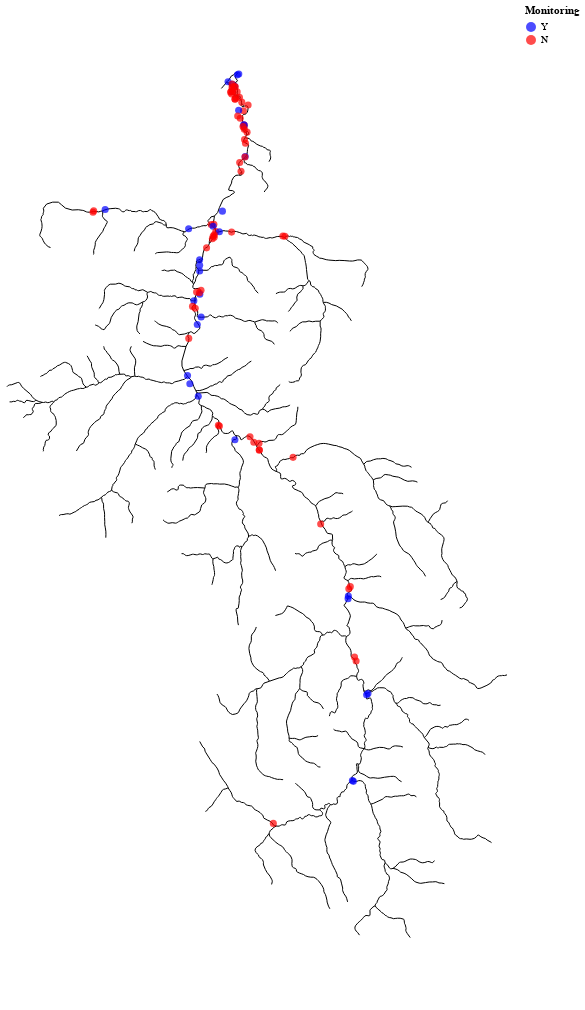

The notebook cell this image was saved under:
### Code cell
#Map active sites
streams_chart = alt.Chart(elwha_streams).mark_geoshape(
    stroke = 'black', fill = 'none'
).project(
    type='mercator'
)

sites_chart = alt.Chart(site_names).mark_circle(size = 50).encode(
    longitude='LONG:Q',
    latitude='LAT:Q',
    color = alt.Color('Monitoring:N', scale = alt.Scale(domain = ['Y', 'N'], range = ['blue', 'red'])),
    tooltip = alt.Tooltip('Temp_Alias:N')
).project(
    "mercator"
).properties(
    width = 500,
    height= 1000
)

alt.layer(streams_chart, sites_chart)

### Figure 1 — Vega-Lite specification as saved in the notebook (floating-point values rounded to 4 significant figures; data arrays with more than 128 entries replaced by an {"elided": "..."} marker saying what was removed)
{"config": {"view": {"continuousWidth": 300, "continuousHeight": 300}}, "layer": [{"data": {"name": "data-ff0229295f6624896aa3c32843283560"}, "mark": {"type": "geoshape", "fill": "none", "stroke": "black"}, "projection": {"type": "mercator"}}, {"data": {"name": "data-0dab8fc59f76ff592dad436812087c05"}, "mark": {"type": "circle", "size": 50}, "encoding": {"color": {"field": "Monitoring", "scale": {"domain": ["Y", "N"], "range": ["blue", "red"]}, "type": "nominal"}, "latitude": {"field": "LAT", "type": "quantitative"}, "longitude": {"field": "LONG", "type": "quantitative"}, "tooltip": {"field": "Temp_Alias", "type": "nominal"}}, "projection": {"type": "mercator"}}], "height": 1000, "width": 500, "$schema": "https://vega.github.io/schema/vega-lite/v5.8.0.json", "datasets": {"data-ff0229295f6624896aa3c32843283560": {"elided": "291 records"}, "data-0dab8fc59f76ff592dad436812087c05": [{"SITE_NO": 91, "Temp_Alias": "ES01", "FOODWEB_SITE_ID": null, "Monitoring": "Y", "LAT": 48.15, "LONG": -123.6, "RKM": 0.0, "ELEVATION": null, "DRAIN_AREA": null, "SECTION": "Estuary", "HABITAT": null, "AUX_BANK": null, "AUX_RKM": null, "NAME": "NDE1", "NOTES": null, "ALT_NAME": null}, {"SITE_NO": 92, "Temp_Alias": "ES02", "FOODWEB_SITE_ID": null, "Monitoring": "Y", "LAT": 48.15, "LONG": -123.6, "RKM": 0.0, "ELEVATION": null, "DRAIN_AREA": null, "SECTION": "Estuary", "HABITAT": null, "AUX_BANK": null, "AUX_RKM": null, "NAME": "NDE2", "NOTES": null, "ALT_NAME": null}, {"SITE_NO": 93, "Temp_Alias": "ES03", "FOODWEB_SITE_ID": null, "Monitoring": "Y", "LAT": 48.15, "LONG": -123.6, "RKM": 0.0, "ELEVATION": null, "DRAIN_AREA": null, "SECTION": "Estuary", "HABITAT": null, "AUX_BANK": null, "AUX_RKM": null, "NAME": "WESC", "NOTES": null, "ALT_NAME": null}, {"SITE_NO": 90, "Temp_Alias": "MS00", "FOODWEB_SITE_ID": "ELMSEJ", "Monitoring": "Y", "LAT": 48.12, "LONG": -123.6, "RKM": 0.0, "ELEVATION": null, "DRAIN_AREA": null, "SECTION": "Lower River", "HABITAT": "MS", "AUX_BANK": null, "AUX_RKM": null, "NAME": "MS @ ELJ", "NOTES": null, "ALT_NAME": null}, {"SITE_NO": 81, "Temp_Alias": "MS01", "FOODWEB_SITE_ID": "ELMSNM", "Monitoring": "Y", "LAT": 48.14, "LONG": -123.6, "RKM": 0.48, "ELEVATION": 1.24, "DRAIN_AREA": 835.2, "SECTION": "Lower River", "HABITAT": "MS", "AUX_BANK": null, "AUX_RKM": null, "NAME": "Mouth", "NOTES": "Daily only", "ALT_NAME": "End of Lower Hatchery Road"}, {"SITE_NO": 62, "Temp_Alias": "FP01", "FOODWEB_SITE_ID": "ELSC08", "Monitoring": "Y", "LAT": 48.14, "LONG": -123.6, "RKM": 0.5, "ELEVATION": 1.24, "DRAIN_AREA": 835.2, "SECTION": "Lower River", "HABITAT": "SC", "AUX_BANK": "Right", "AUX_RKM": 0.1, "NAME": "SC 8", "NOTES": null, "ALT_NAME": null}, {"SITE_NO": 27, "Temp_Alias": "MS02", "FOODWEB_SITE_ID": "ELMSNM", "Monitoring": "N", "LAT": 48.14, "LONG": -123.6, "RKM": 0.6, "ELEVATION": 1.24, "DRAIN_AREA": 835.2, "SECTION": "Lower River", "HABITAT": "MS", "AUX_BANK": null, "AUX_RKM": null, "NAME": "Habitat unit 61", "NOTES": null, "ALT_NAME": null}, {"SITE_NO": 59, "Temp_Alias": "FP02", "FOODWEB_SITE_ID": "ELSC07", "Monitoring": "N", "LAT": 48.14, "LONG": -123.6, "RKM": 0.6, "ELEVATION": 0.25, "DRAIN_AREA": 835.2, "SECTION": "Lower River", "HABITAT": "SC", "AUX_BANK": null, "AUX_RKM": null, "NAME": "SC 7", "NOTES": null, "ALT_NAME": "ELSC6, ELSC8"}, {"SITE_NO": 60, "Temp_Alias": "FP03", "FOODWEB_SITE_ID": "ELSC07", "Monitoring": "N", "LAT": 48.14, "LONG": -123.6, "RKM": 0.8, "ELEVATION": 1.24, "DRAIN_AREA": 835.2, "SECTION": "Lower River", "HABITAT": "SC", "AUX_BANK": "Right", "AUX_RKM": 0.1, "NAME": "SC 7 Bottom", "NOTES": null, "ALT_NAME": null}, {"SITE_NO": 63, "Temp_Alias": "FP04", "FOODWEB_SITE_ID": "ELSC08", "Monitoring": "N", "LAT": 48.14, "LONG": -123.6, "RKM": 0.8, "ELEVATION": 1.24, "DRAIN_AREA": 835.2, "SECTION": "Lower River", "HABITAT": "SC", "AUX_BANK": null, "AUX_RKM": null, "NAME": "SC 8 Bottom", "NOTES": null, "ALT_NAME": null}, {"SITE_NO": 16, "Temp_Alias": "MS03", "FOODWEB_SITE_ID": "ELMSNM", "Monitoring": "N", "LAT": 48.14, "LONG": -123.6, "RKM": 1.0, "ELEVATION": 1.24, "DRAIN_AREA": 835.2, "SECTION": "Lower River", "HABITAT": "MS", "AUX_BANK": null, "AUX_RKM": null, "NAME": "Channel below Jetty", "NOTES": null, "ALT_NAME": null}, {"SITE_NO": 13, "Temp_Alias": "FP05", "FOODWEB_SITE_ID": "ELSCBC", "Monitoring": "N", "LAT": 48.14, "LONG": -123.6, "RKM": 1.2, "ELEVATION": 0.25, "DRAIN_AREA": 835.2, "SECTION": "Lower River", "HABITAT": "SC", "AUX_BANK": null, "AUX_RKM": null, "NAME": "Boston Charlie", "NOTES": null, "ALT_NAME": null}, {"SITE_NO": 57, "Temp_Alias": "FP06", "FOODWEB_SITE_ID": "ELSC06", "Monitoring": "N", "LAT": 48.14, "LONG": -123.6, "RKM": 1.2, "ELEVATION": 0.25, "DRAIN_AREA": 835.2, "SECTION": "Lower River", "HABITAT": "SC", "AUX_BANK": null, "AUX_RKM": null, "NAME": "SC 6 Bottom", "NOTES": null, "ALT_NAME": null}, {"SITE_NO": 12, "Temp_Alias": "MS04", "FOODWEB_SITE_ID": "ELMSNM", "Monitoring": "N", "LAT": 48.14, "LONG": -123.6, "RKM": 1.28, "ELEVATION": 0.25, "DRAIN_AREA": 835.2, "SECTION": "Lower River", "HABITAT": "MS", "AUX_BANK": null, "AUX_RKM": null, "NAME": "Bluffs", "NOTES": null, "ALT_NAME": "Top of Bluffs"}, {"SITE_NO": 64, "Temp_Alias": "FP07", "FOODWEB_SITE_ID": "ELSC08", "Monitoring": "N", "LAT": 48.14, "LONG": -123.6, "RKM": 1.3, "ELEVATION": 0.25, "DRAIN_AREA": 835.2, "SECTION": "Lower River", "HABITAT": "SC", "AUX_BANK": "Right", "AUX_RKM": 0.4, "NAME": "SC 8 Top", "NOTES": null, "ALT_NAME": null}, {"SITE_NO": 55, "Temp_Alias": "FP08", "FOODWEB_SITE_ID": "ELSCBC", "Monitoring": "N", "LAT": 48.14, "LONG": -123.6, "RKM": 1.4, "ELEVATION": 0.25, "DRAIN_AREA": 835.2, "SECTION": "Lower River", "HABITAT": "SC", "AUX_BANK": "Left", "AUX_RKM": 0.0, "NAME": "SC 4 Bottom", "NOTES": null, "ALT_NAME": null}, {"SITE_NO": 6, "Temp_Alias": "MS05", "FOODWEB_SITE_ID": null, "Monitoring": "N", "LAT": 48.13, "LONG": -123.6, "RKM": 1.6, "ELEVATION": -0.24, "DRAIN_AREA": 830.4, "SECTION": "Lower River", "HABITAT": "MS", "AUX_BANK": null, "AUX_RKM": null, "NAME": "Bachelors Meander", "NOTES": null, "ALT_NAME": null}, {"SITE_NO": 10, "Temp_Alias": "MS06", "FOODWEB_SITE_ID": null, "Monitoring": "N", "LAT": 48.14, "LONG": -123.6, "RKM": 1.6, "ELEVATION": 0.25, "DRAIN_AREA": 835.2, "SECTION": "Lower River", "HABITAT": "MS", "AUX_BANK": null, "AUX_RKM": null, "NAME": "Below LEKT Hatchery Infiltration Gallery", "NOTES": null, "ALT_NAME": null}, {"SITE_NO": 26, "Temp_Alias": "MS07", "FOODWEB_SITE_ID": null, "Monitoring": "N", "LAT": 48.13, "LONG": -123.6, "RKM": 1.6, "ELEVATION": -0.24, "DRAIN_AREA": 830.4, "SECTION": "Lower River", "HABITAT": "MS", "AUX_BANK": null, "AUX_RKM": null, "NAME": "Habitat unit 46", "NOTES": null, "ALT_NAME": null}, {"SITE_NO": 32, "Temp_Alias": "FP09", "FOODWEB_SITE_ID": "ELSCEC", "Monitoring": "N", "LAT": 48.14, "LONG": -123.6, "RKM": 1.76, "ELEVATION": 0.25, "DRAIN_AREA": 835.2, "SECTION": "Lower River", "HABITAT": "SC", "AUX_BANK": null, "AUX_RKM": null, "NAME": "Hunt Road Channel", "NOTES": null, "ALT_NAME": "Electricians channel"}, {"SITE_NO": 44, "Temp_Alias": "MS08", "FOODWEB_SITE_ID": null, "Monitoring": "N", "LAT": 48.14, "LONG": -123.6, "RKM": 1.76, "ELEVATION": 0.25, "DRAIN_AREA": 835.2, "SECTION": "Lower River", "HABITAT": "MS", "AUX_BANK": null, "AUX_RKM": null, "NAME": "Lower Hunts Rd", "NOTES": null, "ALT_NAME": null}, {"SITE_NO": 58, "Temp_Alias": "FP10", "FOODWEB_SITE_ID": "ELSC06", "Monitoring": "N", "LAT": 48.14, "LONG": -123.6, "RKM": 2.08, "ELEVATION": 0.25, "DRAIN_AREA": 835.2, "SECTION": "Lower River", "HABITAT": "SC", "AUX_BANK": "Right", "AUX_RKM": 0.3, "NAME": "SC 6 Top", "NOTES": null, "ALT_NAME": "SC6Top"}, {"SITE_NO": 56, "Temp_Alias": "FP11", "FOODWEB_SITE_ID": "ELSC05", "Monitoring": "N", "LAT": 48.13, "LONG": -123.6, "RKM": 2.5, "ELEVATION": 2.31, "DRAIN_AREA": 830.4, "SECTION": "Lower River", "HABITAT": "SC", "AUX_BANK": "Right", "AUX_RKM": 0.1, "NAME": "SC 5", "NOTES": null, "ALT_NAME": null}, {"SITE_NO": 68, "Temp_Alias": "MS09", "FOODWEB_SITE_ID": "ELMSHR", "Monitoring": "Y", "LAT": 48.13, "LONG": -123.6, "RKM": 2.5, "ELEVATION": -0.24, "DRAIN_AREA": 830.4, "SECTION": "Lower River", "HABITAT": "MS", "AUX_BANK": null, "AUX_RKM": null, "NAME": "Upper Hunts Road", "NOTES": null, "ALT_NAME": "Upper Hunt's Road"}, {"SITE_NO": 3, "Temp_Alias": "MS10", "FOODWEB_SITE_ID": "EMMSEJ", "Monitoring": "N", "LAT": 48.13, "LONG": -123.6, "RKM": 3.0, "ELEVATION": 2.31, "DRAIN_AREA": 830.4, "SECTION": "Lower River", "HABITAT": "MS", "AUX_BANK": null, "AUX_RKM": null, "NAME": "Above old mainstem & Hunts Rd", "NOTES": null, "ALT_NAME": null}, {"SITE_NO": 66, "Temp_Alias": "MS11", "FOODWEB_SITE_ID": "EMMSEJ", "Monitoring": "N", "LAT": 48.13, "LONG": -123.6, "RKM": 3.2, "ELEVATION": 2.31, "DRAIN_AREA": 830.4, "SECTION": "Lower River", "HABITAT": "MS", "AUX_BANK": null, "AUX_RKM": null, "NAME": "Spruce Hole", "NOTES": null, "ALT_NAME": "Habitat unit 28"}, {"SITE_NO": 17, "Temp_Alias": "FP12", "FOODWEB_SITE_ID": "ELSC01", "Monitoring": "N", "LAT": 48.12, "LONG": -123.6, "RKM": 3.84, "ELEVATION": 10.28, "DRAIN_AREA": 826.9, "SECTION": "Lower River", "HABITAT": "SC", "AUX_BANK": "Left", "AUX_RKM": 0.0, "NAME": "SC1 Bottom", "NOTES": null, "ALT_NAME": null}, {"SITE_NO": 25, "Temp_Alias": "MS12", "FOODWEB_SITE_ID": "EMMSFH", "Monitoring": "N", "LAT": 48.12, "LONG": -123.6, "RKM": 3.9, "ELEVATION": 10.28, "DRAIN_AREA": 826.9, "SECTION": "Lower River", "HABITAT": "MS", "AUX_BANK": null, "AUX_RKM": null, "NAME": "Habitat unit 13", "NOTES": null, "ALT_NAME": null}, {"SITE_NO": 50, "Temp_Alias": "FP13", "FOODWEB_SITE_ID": "ELSC01", "Monitoring": "N", "LAT": 48.12, "LONG": -123.6, "RKM": 4.0, "ELEVATION": 10.28, "DRAIN_AREA": 826.9, "SECTION": "Lower River", "HABITAT": "SC", "AUX_BANK": null, "AUX_RKM": null, "NAME": "SC 1", "NOTES": null, "ALT_NAME": null}, {"SITE_NO": 54, "Temp_Alias": "FP14", "FOODWEB_SITE_ID": "ELSC03", "Monitoring": "Y", "LAT": 48.12, "LONG": -123.6, "RKM": 4.0, "ELEVATION": 10.28, "DRAIN_AREA": 826.9, "SECTION": "Lower River", "HABITAT": "SC", "AUX_BANK": null, "AUX_RKM": null, "NAME": "SC 3", "NOTES": null, "ALT_NAME": null}, {"SITE_NO": 65, "Temp_Alias": "MS13", "FOODWEB_SITE_ID": "EMMSFH", "Monitoring": "N", "LAT": 48.12, "LONG": -123.6, "RKM": 4.32, "ELEVATION": 10.28, "DRAIN_AREA": 826.9, "SECTION": "Lower River", "HABITAT": "MS", "AUX_BANK": null, "AUX_RKM": null, "NAME": "Sissons", "NOTES": null, "ALT_NAME": null}, {"SITE_NO": 11, "Temp_Alias": "MS14", "FOODWEB_SITE_ID": "EMMSFH", "Monitoring": "N", "LAT": 48.12, "LONG": -123.6, "RKM": 4.5, "ELEVATION": 10.28, "DRAIN_AREA": 826.9, "SECTION": "Lower River", "HABITAT": "MS", "AUX_BANK": null, "AUX_RKM": null, "NAME": "Below WDFW Hatchery Outfall", "NOTES": null, "ALT_NAME": null}, {"SITE_NO": 8, "Temp_Alias": "MS15", "FOODWEB_SITE_ID": "EMMSFW", "Monitoring": "N", "LAT": 48.11, "LONG": -123.6, "RKM": 5.0, "ELEVATION": 17.89, "DRAIN_AREA": 823.8, "SECTION": "Lower River", "HABITAT": "MS", "AUX_BANK": null, "AUX_RKM": null, "NAME": "Below Elwha River Road Bridge", "NOTES": null, "ALT_NAME": null}, {"SITE_NO": 4, "Temp_Alias": "MS16", "FOODWEB_SITE_ID": "EMMSFW", "Monitoring": "N", "LAT": 48.11, "LONG": -123.6, "RKM": 5.12, "ELEVATION": 17.89, "DRAIN_AREA": 823.8, "SECTION": "Lower River", "HABITAT": "MS", "AUX_BANK": null, "AUX_RKM": null, "NAME": "Above water diversion", "NOTES": null, "ALT_NAME": "Diversion, Above Industrial Water Diversion"}, {"SITE_NO": 61, "Temp_Alias": "FP15", "FOODWEB_SITE_ID": "ELSC71", "Monitoring": "Y", "LAT": 48.1, "LONG": -123.6, "RKM": 5.9, "ELEVATION": 22.02, "DRAIN_AREA": 823.8, "SECTION": "Lower River", "HABITAT": "SC", "AUX_BANK": "Left", "AUX_RKM": 0.1, "NAME": "SC 71", "NOTES": null, "ALT_NAME": null}, {"SITE_NO": 87, "Temp_Alias": "MS16-5", "FOODWEB_SITE_ID": "ELMSFW", "Monitoring": "N", "LAT": 48.1, "LONG": -123.6, "RKM": 6.0, "ELEVATION": 24.99, "DRAIN_AREA": 818.6, "SECTION": "Lower River", "HABITAT": "MS", "AUX_BANK": null, "AUX_RKM": null, "NAME": "Elwha at Fish Weir", "NOTES": null, "ALT_NAME": null}, {"SITE_NO": 1, "Temp_Alias": "MS17", "FOODWEB_SITE_ID": null, "Monitoring": "N", "LAT": 48.1, "LONG": -123.6, "RKM": 6.7, "ELEVATION": 26.59, "DRAIN_AREA": 818.6, "SECTION": "Lower River", "HABITAT": "MS", "AUX_BANK": null, "AUX_RKM": null, "NAME": "112 Bridge", "NOTES": null, "ALT_NAME": null}, {"SITE_NO": 7, "Temp_Alias": "MS18", "FOODWEB_SITE_ID": null, "Monitoring": "N", "LAT": 48.1, "LONG": -123.6, "RKM": 8.0, "ELEVATION": 26.59, "DRAIN_AREA": 818.6, "SECTION": "Lower River", "HABITAT": "MS", "AUX_BANK": null, "AUX_RKM": null, "NAME": "Below Elwha Dam", "NOTES": null, "ALT_NAME": null}, {"SITE_NO": 21, "Temp_Alias": "MS19", "FOODWEB_SITE_ID": "EMMSLA1", "Monitoring": "N", "LAT": 48.07, "LONG": -123.6, "RKM": 8.0, "ELEVATION": 65.98, "DRAIN_AREA": 757.2, "SECTION": "Lower River", "HABITAT": "MS", "AUX_BANK": null, "AUX_RKM": null, "NAME": "Aldwell 2", "NOTES": null, "ALT_NAME": "Former Aldwell reservoir"}, {"SITE_NO": 38, "Temp_Alias": "FP16", "FOODWEB_SITE_ID": "EMMSLA2", "Monitoring": "Y", "LAT": 48.07, "LONG": -123.6, "RKM": 10.3, "ELEVATION": 62.64, "DRAIN_AREA": 816.6, "SECTION": "Middle River", "HABITAT": "SC", "AUX_BANK": "Right", "AUX_RKM": 0.1, "NAME": "Lake Aldwell - east side", "NOTES": null, "ALT_NAME": null}, {"SITE_NO": 34, "Temp_Alias": "IC12", "FOODWEB_SITE_ID": "EMTRIC12", "Monitoring": "N", "LAT": 48.07, "LONG": -123.7, "RKM": 11.0, "ELEVATION": 161.8, "DRAIN_AREA": 22.93, "SECTION": "Middle River", "HABITAT": "TR", "AUX_BANK": null, "AUX_RKM": 8.8, "NAME": "Indian Creek 12", "NOTES": null, "ALT_NAME": null}, {"SITE_NO": 35, "Temp_Alias": "IC19", "FOODWEB_SITE_ID": "EMTRIC19", "Monitoring": "Y", "LAT": 48.06, "LONG": -123.6, "RKM": 11.0, "ELEVATION": 90.87, "DRAIN_AREA": 49.66, "SECTION": "Middle River", "HABITAT": "TR", "AUX_BANK": "Left", "AUX_RKM": 1.9, "NAME": "Indian Creek 19", "NOTES": null, "ALT_NAME": "Indian Creek Middle"}, {"SITE_NO": 36, "Temp_Alias": "IC02", "FOODWEB_SITE_ID": "EMTRIC1", "Monitoring": "N", "LAT": 48.07, "LONG": -123.6, "RKM": 11.0, "ELEVATION": 67.1, "DRAIN_AREA": 52.08, "SECTION": "Middle River", "HABITAT": "TR", "AUX_BANK": "Left", "AUX_RKM": 0.3, "NAME": "Indian Creek 2", "NOTES": null, "ALT_NAME": "IndianLower, IC_DOE"}, {"SITE_NO": 37, "Temp_Alias": "IC09", "FOODWEB_SITE_ID": "EMTRICBP", "Monitoring": "Y", "LAT": 48.08, "LONG": -123.7, "RKM": 11.0, "ELEVATION": 135.8, "DRAIN_AREA": 40.64, "SECTION": "Middle River", "HABITAT": "TR", "AUX_BANK": "Left", "AUX_RKM": 7.9, "NAME": "Indian Creek 9", "NOTES": null, "ALT_NAME": "IndianUpper"}, {"SITE_NO": 85, "Temp_Alias": "IC01", "FOODWEB_SITE_ID": "EMTRIC1", "Monitoring": "Y", "LAT": 48.07, "LONG": -123.6, "RKM": 11.0, "ELEVATION": 67.1, "DRAIN_AREA": 52.08, "SECTION": "Middle River", "HABITAT": "TR", "AUX_BANK": null, "AUX_RKM": 0.25, "NAME": "Indian Creek 1", "NOTES": null, "ALT_NAME": "IC1"}, {"SITE_NO": 86, "Temp_Alias": "IC11", "FOODWEB_SITE_ID": "EMTRIC11", "Monitoring": "N", "LAT": 48.07, "LONG": -123.7, "RKM": 11.0, "ELEVATION": 161.8, "DRAIN_AREA": 22.93, "SECTION": "Middle River", "HABITAT": "TR", "AUX_BANK": "Left", "AUX_RKM": 8.5, "NAME": "Indian Creek 11", "NOTES": null, "ALT_NAME": null}, {"SITE_NO": 2, "Temp_Alias": "MS20", "FOODWEB_SITE_ID": "EMMSHW", "Monitoring": "N", "LAT": 48.06, "LONG": -123.6, "RKM": 11.04, "ELEVATION": 65.96, "DRAIN_AREA": 757.0, "SECTION": "Middle River", "HABITAT": "MS", "AUX_BANK": null, "AUX_RKM": null, "NAME": "Above confluence with Little River", "NOTES": null, "ALT_NAME": null}, {"SITE_NO": 39, "Temp_Alias": "LR11", "FOODWEB_SITE_ID": "EMTRLR11", "Monitoring": "N", "LAT": 48.06, "LONG": -123.6, "RKM": 12.0, "ELEVATION": 83.28, "DRAIN_AREA": 59.61, "SECTION": "Middle River", "HABITAT": "TR", "AUX_BANK": "Right", "AUX_RKM": 1.1, "NAME": "Little River 11", "NOTES": null, "ALT_NAME": "Little River Middle"}, {"SITE_NO": 40, "Temp_Alias": "LR14", "FOODWEB_SITE_ID": "EMTRLR14", "Monitoring": "N", "LAT": 48.06, "LONG": -123.5, "RKM": 12.0, "ELEVATION": 184.8, "DRAIN_AREA": 59.61, "SECTION": "Middle River", "HABITAT": "TR", "AUX_BANK": "Right", "AUX_RKM": 1.4, "NAME": "Little River 14", "NOTES": null, "ALT_NAME": null}, {"SITE_NO": 41, "Temp_Alias": "LR02", "FOODWEB_SITE_ID": "EMTRLLR", "Monitoring": "Y", "LAT": 48.06, "LONG": -123.6, "RKM": 12.0, "ELEVATION": 184.8, "DRAIN_AREA": 59.61, "SECTION": "Middle River", "HABITAT": "TR", "AUX_BANK": null, "AUX_RKM": 0.2, "NAME": "Little River 2", "NOTES": null, "ALT_NAME": "LR_DOE"}, {"SITE_NO": 42, "Temp_Alias": "LR22", "FOODWEB_SITE_ID": "EMTRLR14", "Monitoring": "N", "LAT": 48.06, "LONG": -123.5, "RKM": 12.0, "ELEVATION": 184.8, "DRAIN_AREA": 59.61, "SECTION": "Middle River", "HABITAT": "TR", "AUX_BANK": "Right", "AUX_RKM": 2.2, "NAME": "Little River 22", "NOTES": "Looks to be almost the same site as Little River 14?", "ALT_NAME": null}, {"SITE_NO": 82, "Temp_Alias": "FP17", "FOODWEB_SITE_ID": "EMSC26", "Monitoring": "N", "LAT": 48.06, "LONG": -123.6, "RKM": 12.3, "ELEVATION": 68.13, "DRAIN_AREA": 695.7, "SECTION": "Middle River", "HABITAT": "SC", "AUX_BANK": null, "AUX_RKM": null, "NAME": "SC 26", "NOTES": "Some daily only", "ALT_NAME": null}, {"SITE_NO": 49, "Temp_Alias": "FP18", "FOODWEB_SITE_ID": "EMSC26", "Monitoring": "N", "LAT": 48.06, "LONG": -123.6, "RKM": 12.5, "ELEVATION": 68.13, "DRAIN_AREA": 695.7, "SECTION": "Middle River", "HABITAT": "SC", "AUX_BANK": "Right", "AUX_RKM": 0.0, "NAME": "Pedersons", "NOTES": null, "ALT_NAME": null}, {"SITE_NO": 84, "Temp_Alias": "FP19", "FOODWEB_SITE_ID": "EMSC29", "Monitoring": "N", "LAT": 48.06, "LONG": -123.6, "RKM": 12.8, "ELEVATION": 68.13, "DRAIN_AREA": 695.7, "SECTION": "Middle River", "HABITAT": "SC", "AUX_BANK": "Right", "AUX_RKM": 0.4, "NAME": "SC 29", "NOTES": "Daily only", "ALT_NAME": null}, {"SITE_NO": 83, "Temp_Alias": "FP20", "FOODWEB_SITE_ID": "EMSC27", "Monitoring": "N", "LAT": 48.06, "LONG": -123.6, "RKM": 12.9, "ELEVATION": 68.13, "DRAIN_AREA": 695.7, "SECTION": "Middle River", "HABITAT": "SC", "AUX_BANK": null, "AUX_RKM": null, "NAME": "SC 27", "NOTES": "Daily only", "ALT_NAME": null}, {"SITE_NO": 74, "Temp_Alias": "MS21", "FOODWEB_SITE_ID": null, "Monitoring": "N", "LAT": 48.05, "LONG": -123.6, "RKM": 13.0, "ELEVATION": 71.36, "DRAIN_AREA": 695.5, "SECTION": "Middle River", "HABITAT": "MS", "AUX_BANK": null, "AUX_RKM": null, "NAME": "Elwha USGS Gage", "NOTES": null, "ALT_NAME": "Upper Gage"}, {"SITE_NO": 53, "Temp_Alias": "FP21", "FOODWEB_SITE_ID": "EMSC17", "Monitoring": "Y", "LAT": 48.05, "LONG": -123.6, "RKM": 14.4, "ELEVATION": 75.21, "DRAIN_AREA": 692.3, "SECTION": "Middle River", "HABITAT": "SC", "AUX_BANK": null, "AUX_RKM": null, "NAME": "SC 17g", "NOTES": null, "ALT_NAME": "Brannon SC"}, {"SITE_NO": 45, "Temp_Alias": "MA01", "FOODWEB_SITE_ID": "EMTRMC", "Monitoring": "Y", "LAT": 48.04, "LONG": -123.6, "RKM": 14.5, "ELEVATION": 85.24, "DRAIN_AREA": 6.24, "SECTION": "Middle River", "HABITAT": "TR", "AUX_BANK": null, "AUX_RKM": null, "NAME": "Madison Creek", "NOTES": null, "ALT_NAME": null}, {"SITE_NO": 48, "Temp_Alias": "MS22", "FOODWEB_SITE_ID": "EMMSMC", "Monitoring": "Y", "LAT": 48.04, "LONG": -123.6, "RKM": 15.36, "ELEVATION": 79.32, "DRAIN_AREA": 685.6, "SECTION": "Middle River", "HABITAT": "MS", "AUX_BANK": null, "AUX_RKM": null, "NAME": "ONP Boundary", "NOTES": null, "ALT_NAME": "EMMSPB, EMMSTF"}, {"SITE_NO": 15, "Temp_Alias": "MS23", "FOODWEB_SITE_ID": "EMMSCG", "Monitoring": "N", "LAT": 48.03, "LONG": -123.6, "RKM": 16.8, "ELEVATION": 94.13, "DRAIN_AREA": 681.9, "SECTION": "Middle River", "HABITAT": "MS", "AUX_BANK": null, "AUX_RKM": null, "NAME": "Boulder Garden", "NOTES": null, "ALT_NAME": "Fishermans Bend"}, {"SITE_NO": 52, "Temp_Alias": "FP22", "FOODWEB_SITE_ID": "EMSC15", "Monitoring": "Y", "LAT": 48.03, "LONG": -123.6, "RKM": 17.1, "ELEVATION": 94.13, "DRAIN_AREA": 681.9, "SECTION": "Middle River", "HABITAT": "SC", "AUX_BANK": null, "AUX_RKM": null, "NAME": "SC 16", "NOTES": null, "ALT_NAME": "SC15, EMSC15"}, {"SITE_NO": 20, "Temp_Alias": "MS24", "FOODWEB_SITE_ID": "EMMSCG", "Monitoring": "N", "LAT": 48.03, "LONG": -123.6, "RKM": 17.2, "ELEVATION": 94.13, "DRAIN_AREA": 681.9, "SECTION": "Middle River", "HABITAT": "MS", "AUX_BANK": null, "AUX_RKM": null, "NAME": "Elwha campground", "NOTES": null, "ALT_NAME": null}, {"SITE_NO": 30, "Temp_Alias": "FP23", "FOODWEB_SITE_ID": null, "Monitoring": "N", "LAT": 48.03, "LONG": -123.6, "RKM": 17.2, "ELEVATION": 94.13, "DRAIN_AREA": 681.9, "SECTION": "Middle River", "HABITAT": "SC", "AUX_BANK": "Left", "AUX_RKM": 0.1, "NAME": "Hughes Creek SC", "NOTES": null, "ALT_NAME": "Confluence with SC 16"}, {"SITE_NO": 29, "Temp_Alias": "HU01", "FOODWEB_SITE_ID": "EMTRHC", "Monitoring": "Y", "LAT": 48.02, "LONG": -123.6, "RKM": 17.7, "ELEVATION": 166.0, "DRAIN_AREA": 21.17, "SECTION": "Middle River", "HABITAT": "TR", "AUX_BANK": "Left", "AUX_RKM": 0.5, "NAME": "Hughes Creek", "NOTES": null, "ALT_NAME": null}, {"SITE_NO": 51, "Temp_Alias": "FP24", "FOODWEB_SITE_ID": "EMSC10a", "Monitoring": "N", "LAT": 48.02, "LONG": -123.6, "RKM": 18.1, "ELEVATION": 101.4, "DRAIN_AREA": 642.7, "SECTION": "Middle River", "HABITAT": "SC", "AUX_BANK": null, "AUX_RKM": null, "NAME": "SC 10a", "NOTES": null, "ALT_NAME": null}, {"SITE_NO": 47, "Temp_Alias": "FP25", "FOODWEB_SITE_ID": "EMSC10a", "Monitoring": "N", "LAT": 48.02, "LONG": -123.6, "RKM": 18.6, "ELEVATION": 101.4, "DRAIN_AREA": 642.7, "SECTION": "Middle River", "HABITAT": "SC", "AUX_BANK": "Left", "AUX_RKM": 0.0, "NAME": "Old mainstem - DS of Griff Creek", "NOTES": null, "ALT_NAME": null}, {"SITE_NO": 77, "Temp_Alias": "GR01", "FOODWEB_SITE_ID": "EMTRGC", "Monitoring": "Y", "LAT": 48.02, "LONG": -123.6, "RKM": 18.7, "ELEVATION": 102.3, "DRAIN_AREA": 14.51, "SECTION": "Middle River", "HABITAT": "TR", "AUX_BANK": null, "AUX_RKM": null, "NAME": "Griff Creek", "NOTES": null, "ALT_NAME": null}, {"SITE_NO": 72, "Temp_Alias": "BO01", "FOODWEB_SITE_ID": "EUTRBC", "Monitoring": "Y", "LAT": 47.98, "LONG": -123.6, "RKM": 23.3, "ELEVATION": 176.4, "DRAIN_AREA": 54.39, "SECTION": "Upper River", "HABITAT": "TR", "AUX_BANK": "Left", "AUX_RKM": 0.1, "NAME": "Boulder Creek", "NOTES": null, "ALT_NAME": null}, {"SITE_NO": 73, "Temp_Alias": "MS25", "FOODWEB_SITE_ID": "EUMSBC", "Monitoring": "Y", "LAT": 47.98, "LONG": -123.6, "RKM": 23.3, "ELEVATION": 176.4, "DRAIN_AREA": 571.4, "SECTION": "Upper River", "HABITAT": "MS", "AUX_BANK": null, "AUX_RKM": null, "NAME": "Elwha Above Boulder", "NOTES": null, "ALT_NAME": "EUMSWB"}, {"SITE_NO": 5, "Temp_Alias": "MS26", "FOODWEB_SITE_ID": "EMMSAL", "Monitoring": "Y", "LAT": 48.01, "LONG": -123.6, "RKM": 19.84, "ELEVATION": 117.5, "DRAIN_AREA": 642.4, "SECTION": "Middle River", "HABITAT": "MS", "AUX_BANK": null, "AUX_RKM": null, "NAME": "Altaire", "NOTES": null, "ALT_NAME": "Altaire Campground"}, {"SITE_NO": 9, "Temp_Alias": "MS27", "FOODWEB_SITE_ID": null, "Monitoring": "N", "LAT": 48.0, "LONG": -123.6, "RKM": 21.6, "ELEVATION": 122.5, "DRAIN_AREA": 636.3, "SECTION": "Middle River", "HABITAT": "MS", "AUX_BANK": null, "AUX_RKM": null, "NAME": "Below Glines Canyon Dam", "NOTES": null, "ALT_NAME": null}, {"SITE_NO": 71, "Temp_Alias": "MS28", "FOODWEB_SITE_ID": "EUMS01", "Monitoring": "Y", "LAT": 47.97, "LONG": -123.6, "RKM": 25.0, "ELEVATION": 176.0, "DRAIN_AREA": 513.5, "SECTION": "Upper River", "HABITAT": "MS", "AUX_BANK": null, "AUX_RKM": null, "NAME": "Geyser", "NOTES": null, "ALT_NAME": "Upstream of Mills reservoir, Rica canyon"}, {"SITE_NO": 14, "Temp_Alias": "MS29", "FOODWEB_SITE_ID": "EUMSKB", "Monitoring": "N", "LAT": 47.96, "LONG": -123.6, "RKM": 26.0, "ELEVATION": 205.2, "DRAIN_AREA": 501.7, "SECTION": "Upper River", "HABITAT": "MS", "AUX_BANK": null, "AUX_RKM": null, "NAME": "Bottom of Geyser Valley (Entrance to Rica)", "NOTES": null, "ALT_NAME": null}, {"SITE_NO": 31, "Temp_Alias": "MS30", "FOODWEB_SITE_ID": null, "Monitoring": "N", "LAT": 47.95, "LONG": -123.5, "RKM": 27.0, "ELEVATION": 240.4, "DRAIN_AREA": 433.1, "SECTION": "Upper River", "HABITAT": "MS", "AUX_BANK": null, "AUX_RKM": null, "NAME": "Humes Ranch", "NOTES": null, "ALT_NAME": null}, {"SITE_NO": 22, "Temp_Alias": "FP26", "FOODWEB_SITE_ID": "EUSC07", "Monitoring": "N", "LAT": 47.95, "LONG": -123.5, "RKM": 27.5, "ELEVATION": 240.4, "DRAIN_AREA": 433.1, "SECTION": "Upper River", "HABITAT": "SC", "AUX_BANK": "Right", "AUX_RKM": 0.6, "NAME": "Geyser Valley Groundwater Channel", "NOTES": null, "ALT_NAME": null}, {"SITE_NO": 23, "Temp_Alias": "MS31", "FOODWEB_SITE_ID": "EUMSKB", "Monitoring": "N", "LAT": 47.96, "LONG": -123.6, "RKM": 27.5, "ELEVATION": 205.2, "DRAIN_AREA": 501.7, "SECTION": "Upper River", "HABITAT": "MS", "AUX_BANK": null, "AUX_RKM": null, "NAME": "Goblins Gate", "NOTES": null, "ALT_NAME": null}, {"SITE_NO": 43, "Temp_Alias": "LO01", "FOODWEB_SITE_ID": "EUTR02", "Monitoring": "Y", "LAT": 47.95, "LONG": -123.6, "RKM": 28.0, "ELEVATION": 229.7, "DRAIN_AREA": 66.85, "SECTION": "Upper River", "HABITAT": "TR", "AUX_BANK": null, "AUX_RKM": null, "NAME": "Long Creek", "NOTES": null, "ALT_NAME": null}, {"SITE_NO": 18, "Temp_Alias": "MS32", "FOODWEB_SITE_ID": null, "Monitoring": "N", "LAT": 47.94, "LONG": -123.5, "RKM": 29.0, "ELEVATION": 272.7, "DRAIN_AREA": 424.8, "SECTION": "Upper River", "HABITAT": "MS", "AUX_BANK": null, "AUX_RKM": null, "NAME": "Dodger Point", "NOTES": null, "ALT_NAME": null}, {"SITE_NO": 67, "Temp_Alias": "MS33", "FOODWEB_SITE_ID": null, "Monitoring": "N", "LAT": 47.94, "LONG": -123.5, "RKM": 29.0, "ELEVATION": 272.7, "DRAIN_AREA": 424.8, "SECTION": "Upper River", "HABITAT": "MS", "AUX_BANK": null, "AUX_RKM": null, "NAME": "Top of Geyser Valley (below Dodger Pt.)", "NOTES": null, "ALT_NAME": null}, {"SITE_NO": 76, "Temp_Alias": "LL01", "FOODWEB_SITE_ID": null, "Monitoring": "N", "LAT": 47.94, "LONG": -123.5, "RKM": 30.0, "ELEVATION": 369.0, "DRAIN_AREA": 64.73, "SECTION": "Upper River", "HABITAT": "TR", "AUX_BANK": "Right", "AUX_RKM": 1.7, "NAME": "Lillian River", "NOTES": null, "ALT_NAME": null}, {"SITE_NO": 33, "Temp_Alias": "ID01", "FOODWEB_SITE_ID": null, "Monitoring": "N", "LAT": 47.95, "LONG": -123.5, "RKM": 31.0, "ELEVATION": 319.1, "DRAIN_AREA": 5.75, "SECTION": "Upper River", "HABITAT": "TR", "AUX_BANK": "Right", "AUX_RKM": 0.0, "NAME": "Idaho Creek", "NOTES": null, "ALT_NAME": null}, {"SITE_NO": 19, "Temp_Alias": "MS34", "FOODWEB_SITE_ID": "EUMS03a", "Monitoring": "N", "LAT": 47.87, "LONG": -123.5, "RKM": 35.0, "ELEVATION": 437.7, "DRAIN_AREA": 316.1, "SECTION": "Upper River", "HABITAT": "MS", "AUX_BANK": null, "AUX_RKM": null, "NAME": "Elkhorn", "NOTES": null, "ALT_NAME": "Elwha_Below_Lost_River"}, {"SITE_NO": 78, "Temp_Alias": "FP27", "FOODWEB_SITE_ID": null, "Monitoring": "N", "LAT": 47.87, "LONG": -123.5, "RKM": 35.0, "ELEVATION": 437.7, "DRAIN_AREA": 316.1, "SECTION": "Upper River", "HABITAT": "SC", "AUX_BANK": "Right", "AUX_RKM": 0.1, "NAME": "Elkhorn Floodplain", "NOTES": null, "ALT_NAME": null}, {"SITE_NO": 46, "Temp_Alias": "MS35", "FOODWEB_SITE_ID": null, "Monitoring": "N", "LAT": 47.9, "LONG": -123.5, "RKM": 39.2, "ELEVATION": 391.1, "DRAIN_AREA": 339.6, "SECTION": "Upper River", "HABITAT": "MS", "AUX_BANK": null, "AUX_RKM": null, "NAME": "Marys Falls Camp", "NOTES": null, "ALT_NAME": null}, {"SITE_NO": 79, "Temp_Alias": "LS01", "FOODWEB_SITE_ID": "EUTR03", "Monitoring": "Y", "LAT": 47.86, "LONG": -123.5, "RKM": 42.0, "ELEVATION": 446.8, "DRAIN_AREA": 32.25, "SECTION": "Upper River", "HABITAT": "TR", "AUX_BANK": null, "AUX_RKM": null, "NAME": "Lost River", "NOTES": null, "ALT_NAME": null}, {"SITE_NO": 70, "Temp_Alias": "MS36", "FOODWEB_SITE_ID": "EUMS03", "Monitoring": "Y", "LAT": 47.86, "LONG": -123.5, "RKM": 42.5, "ELEVATION": 445.5, "DRAIN_AREA": 281.3, "SECTION": "Upper River", "HABITAT": "MS", "AUX_BANK": null, "AUX_RKM": null, "NAME": "Upstream of confluence with Lost River", "NOTES": null, "ALT_NAME": null}, {"SITE_NO": 28, "Temp_Alias": "HA01", "FOODWEB_SITE_ID": "EUTR04", "Monitoring": "Y", "LAT": 47.81, "LONG": -123.5, "RKM": 51.0, "ELEVATION": 524.9, "DRAIN_AREA": 48.25, "SECTION": "Upper River", "HABITAT": "TR", "AUX_BANK": null, "AUX_RKM": null, "NAME": "Hayes River", "NOTES": null, "ALT_NAME": null}, {"SITE_NO": 69, "Temp_Alias": "MS38", "FOODWEB_SITE_ID": "EUMS04", "Monitoring": "Y", "LAT": 47.81, "LONG": -123.5, "RKM": 51.0, "ELEVATION": 511.9, "DRAIN_AREA": 137.4, "SECTION": "Upper River", "HABITAT": "MS", "AUX_BANK": null, "AUX_RKM": null, "NAME": "Upstream of confluence with Hayes River", "NOTES": null, "ALT_NAME": null}, {"SITE_NO": 75, "Temp_Alias": "FP28", "FOODWEB_SITE_ID": "EUSC04a", "Monitoring": "N", "LAT": 47.83, "LONG": -123.5, "RKM": 51.0, "ELEVATION": 509.5, "DRAIN_AREA": 186.2, "SECTION": "Upper River", "HABITAT": "SC", "AUX_BANK": null, "AUX_RKM": null, "NAME": "Hayes Floodplain Channel", "NOTES": null, "ALT_NAME": null}, {"SITE_NO": 80, "Temp_Alias": "MS37", "FOODWEB_SITE_ID": "EUMS04a", "Monitoring": "N", "LAT": 47.83, "LONG": -123.5, "RKM": 51.0, "ELEVATION": 509.5, "DRAIN_AREA": 186.2, "SECTION": "Upper River", "HABITAT": "MS", "AUX_BANK": null, "AUX_RKM": null, "NAME": "Elwha at Hayes", "NOTES": null, "ALT_NAME": null}, {"SITE_NO": 24, "Temp_Alias": "MS39", "FOODWEB_SITE_ID": "EUMS05a", "Monitoring": "Y", "LAT": 47.76, "LONG": -123.5, "RKM": 58.0, "ELEVATION": 586.1, "DRAIN_AREA": 117.1, "SECTION": "Upper River", "HABITAT": "MS", "AUX_BANK": null, "AUX_RKM": null, "NAME": "Godkin Creek confluence", "NOTES": null, "ALT_NAME": "Camp Wilder"}, {"SITE_NO": 88, "Temp_Alias": "GO01", "FOODWEB_SITE_ID": "EUTR05", "Monitoring": "Y", "LAT": 47.76, "LONG": -123.5, "RKM": 58.0, "ELEVATION": 598.7, "DRAIN_AREA": 46.73, "SECTION": "Upper River", "HABITAT": "TR", "AUX_BANK": null, "AUX_RKM": null, "NAME": "Godkin Creek", "NOTES": null, "ALT_NAME": null}, {"SITE_NO": 89, "Temp_Alias": "MS40", "FOODWEB_SITE_ID": null, "Monitoring": "N", "LAT": 47.74, "LONG": -123.5, "RKM": 65.0, "ELEVATION": 666.5, "DRAIN_AREA": 21.0, "SECTION": "Upper River", "HABITAT": "MS", "AUX_BANK": null, "AUX_RKM": null, "NAME": "Chicago Camp", "NOTES": null, "ALT_NAME": null}]}}
